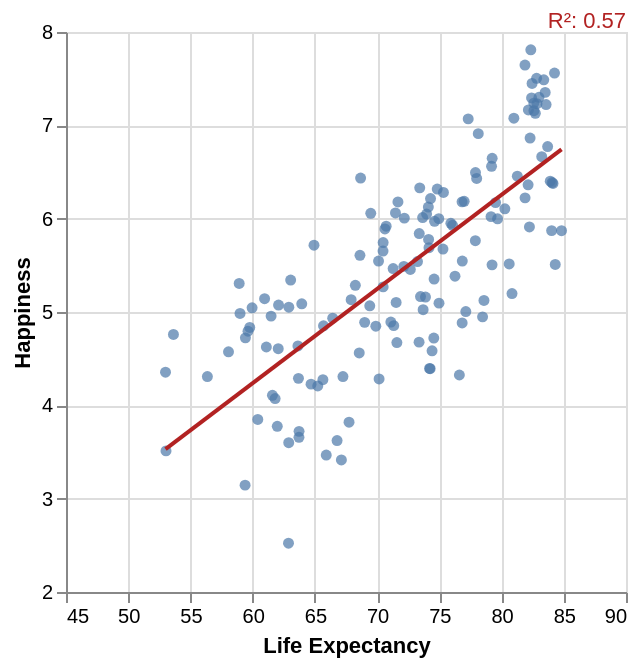

Express this chart as Vega-Lite.
### Vega-Lite specification from a JSON file in a GitHub repository (floating-point values rounded to 4 significant figures; data arrays with more than 128 entries replaced by an {"elided": "..."} marker saying what was removed)
{"$schema": "https://vega.github.io/schema/vega-lite/v5.json", "data": {"values": {"elided": "145 records"}}, "height": 280, "width": 280, "layer": [{"mark": {"type": "point", "filled": true}, "encoding": {"x": {"field": "lifeexpectancy", "title": "Life Expectancy", "type": "quantitative", "scale": {"domain": [45, 90]}}, "y": {"field": "happiness2020", "title": "Happiness", "type": "quantitative", "scale": {"domain": [2, 8]}}}}, {"mark": {"type": "line", "color": "firebrick"}, "transform": [{"regression": "happiness2020", "on": "lifeexpectancy"}], "encoding": {"x": {"field": "lifeexpectancy", "type": "quantitative"}, "y": {"field": "happiness2020", "type": "quantitative"}}}, {"transform": [{"regression": "happiness2020", "on": "lifeexpectancy", "params": true}, {"calculate": "'R²: '+format(datum.rSquared, '.2f')", "as": "R2"}], "mark": {"type": "text", "color": "firebrick", "x": "width", "align": "right", "y": -5}, "encoding": {"text": {"type": "nominal", "field": "R2"}}}]}
